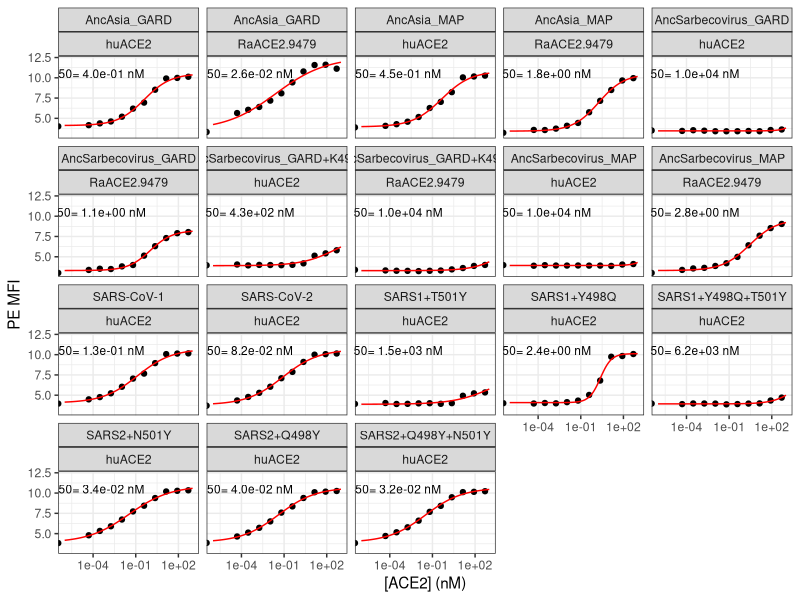
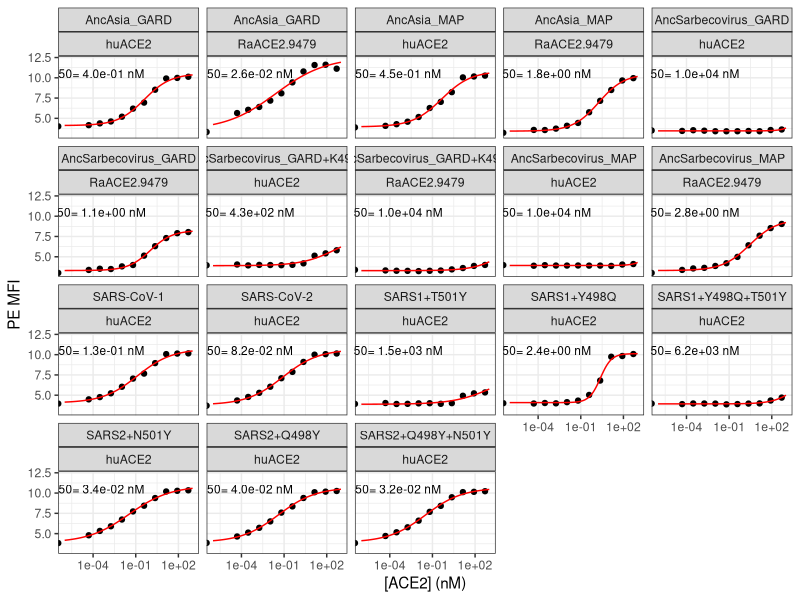

Write the R code that produced these figures, in order.
## ---- chunk 1
require("knitr")
knitr::opts_chunk$set(echo = T)
knitr::opts_chunk$set(dev.args = list(png = list(type = "cairo")))

#list of packages to install/load
packages = c("ggplot2", "data.table", "tidyverse", "dplyr", "broom", "gridExtra")
#install any packages not already installed
installed_packages <- packages %in% rownames(installed.packages())
if(any(installed_packages == F)){
  install.packages(packages[!installed_packages])
}
#load packages
invisible(lapply(packages, library, character.only=T))

#make results directory
if(!file.exists("results")){
 dir.create(file.path("results"))
}


## ---- chunk 2
# The palette with grey:
cbPalette <- c("#999999", "#E69F00", "#56B4E9", "#009E73", "#F0E442", 
               "#0072B2", "#D55E00", "#CC79A7")
# The palette with black
cbbPalette <- c("#000000", "#E69F00", "#56B4E9", "#009E73", "#F0E442", 
                "#0072B2", "#D55E00", "#CC79A7")
## ---- chunk 3
dt <- read.csv(file="data_input_isogenics1.csv", stringsAsFactors=F)
## ---- chunk 4
dt$mean_PE <- log(dt$geomean_PE)
dt$conc_nM <- 10^9 * dt$conc_M

head(dt, n=5)
## ---- chunk 5
nls_broom <- dt %>%
  group_by(protein, genotype) %>%
  do(tidy(nls(mean_PE ~ (a/(1+(EC50/conc_nM)^n))+b,
              data=.,
              start=list(a=6,b=3.5,EC50=1,n=1),
              lower=list(a=4,b=2,EC50=1e-6,n=0.2),
              upper=list(a=9,b=5,EC50=1e4,n=5),
              algorithm="port"
              )
          )
  )

dt <- dt %>%
  merge(nls_broom %>%
          filter(term=="EC50") %>%
          select(estimate, std.error) %>%
          rename(EC50="estimate",
                 EC50_SE="std.error"), by=c("protein","genotype"), sort=F)

dt <- dt %>%
  merge(nls_broom %>%
          filter(term=="n") %>%
          select(estimate, std.error) %>%
          rename(hill="estimate",
                 hill_SE="std.error"), by=c("protein","genotype"), sort=F)

write.csv(nls_broom,"./results/nls_fits_isogenics1.csv", row.names = FALSE)

head(dt, n=5)
## ---- chunk 6
summary <- dt %>%
  select(protein, genotype, EC50, EC50_SE, hill, hill_SE) %>%
  unique()

summary
write.csv(summary,"./results/summary_isogenics1.csv", row.names = FALSE)
## ---- chunk 7
conc_nM = c(1:20 %o% 10^(-6:3)) # this should only generate ~200 estimates per titration (faster!)

nls_predictions <- dt %>%
  select(protein, genotype) %>%
  merge(nls_broom %>%
          select(-statistic, -p.value, -std.error) %>%
          spread(term, estimate),
        by=c("protein","genotype"),sort=F) %>%
  unique() %>%
  merge(dt %>% select(protein, genotype, EC50_SE) %>% unique(), by=c("protein","genotype"),sort=F) %>%
  merge(as.data.frame(conc_nM), all=TRUE,sort=F) %>%
  mutate(mean_PE = (a/(1+(EC50/conc_nM)^n))+b)

head(nls_predictions, n=5)
## ---- chunk 8
annotations <- dt %>%
  select(protein, genotype, EC50) %>%
  unique() %>%
  remove_rownames()

ggplot(dt, aes(conc_nM, mean_PE)) +
  geom_point() +
  geom_line(data = nls_predictions,
            aes(conc_nM, mean_PE),
            color="red") + 
  scale_x_log10(lim=c(1e-6,1e3)) +
  xlab("[ACE2] (nM)") +
  ylab("PE MFI") +
  facet_wrap(~ genotype+protein) +
  geom_text(
    data    = annotations,
    mapping = aes(x = 1e-4,
                  y = 10.5,
                  label = c(paste(
                    "EC50=", format(EC50, digits=2),
                    "nM"))),
    size=3) +
  theme_bw()

ggsave(
  "./results/isogenics1.pdf",
  scale = 1,
  width = NA,
  height = NA,
  useDingbats=F
)
## ---- chunk 9

p1 <- ggplot(dt %>% filter(genotype %in% c("SARS-CoV-2","SARS2+Q498Y","SARS2+N501Y","SARS2+Q498Y+N501Y")), aes(conc_nM, mean_PE)) +
  geom_point(aes(color=genotype)) +
  geom_line(data = nls_predictions %>% filter(genotype %in% c("SARS-CoV-2","SARS2+Q498Y","SARS2+N501Y","SARS2+Q498Y+N501Y")),
            aes(conc_nM, mean_PE, color=genotype),
            ) +  
  ggtitle("SARS2 dbl mut cycle") +
  scale_x_log10(lim=c(1e-6,1e3)) +
  scale_y_continuous(lim=c(2.75,12)) +
  xlab("[human ACE2] (nM)") +
  ylab("PE MFI") +
  scale_color_manual(values=cbPalette) +
  theme_bw()

p2 <- ggplot(dt %>% filter(genotype %in% c("SARS-CoV-1","SARS1+Y498Q","SARS1+T501Y","SARS1+Y498Q+T501Y")), aes(conc_nM, mean_PE)) +
  geom_point(aes(color=genotype)) +
  geom_line(data = nls_predictions %>% filter(genotype %in% c("SARS-CoV-1","SARS1+Y498Q","SARS1+T501Y","SARS1+Y498Q+T501Y")),
            aes(conc_nM, mean_PE, color=genotype),
            ) +  
  ggtitle("SARS1 dbl mut cycle") +
  scale_x_log10(lim=c(1e-6,1e3)) +
  scale_y_continuous(lim=c(2.75,12)) +
  xlab("[human ACE2] (nM)") +
  ylab("PE MFI") +
  scale_color_manual(values=cbPalette[5:8]) +
  theme_bw()

g <- arrangeGrob(p1, p2, ncol=2, widths=c(4.5,4.5), heights=c(2.5))

ggsave(
  "./results/isogenics1_multi1.pdf",
  g,
  scale = 1,
  width = 9,
  height = 2.5,
  useDingbats=F
)

## ---- chunk 10

p1 <- ggplot(dt %>% filter(genotype %in% c("AncSarbecovirus_GARD","AncSarbecovirus_MAP","AncSarbecovirus_GARD+K493Y") & protein=="huACE2"), aes(conc_nM, mean_PE)) +
  geom_point(aes(color=genotype)) +
  geom_line(data = nls_predictions %>% filter(genotype %in% c("AncSarbecovirus_GARD","AncSarbecovirus_MAP","AncSarbecovirus_GARD+K493Y") & protein=="huACE2"),
            aes(conc_nM, mean_PE, color=genotype),
            ) +   
  ggtitle("AncSarb constructs, human ACE2") +
  scale_x_log10(lim=c(1e-6,1e3)) +
  scale_y_continuous(lim=c(2.75,12)) +
  xlab("[human ACE2] (nM)") +
  ylab("PE MFI") +
  scale_color_manual(values=cbPalette) +
  theme_bw()

p2 <- ggplot(dt %>% filter(genotype %in% c("AncSarbecovirus_GARD","AncSarbecovirus_MAP","AncSarbecovirus_GARD+K493Y") & protein=="RaACE2.9479"), aes(conc_nM, mean_PE)) +
  geom_point(aes(color=genotype)) +
  geom_line(data = nls_predictions %>% filter(genotype %in% c("AncSarbecovirus_GARD","AncSarbecovirus_MAP","AncSarbecovirus_GARD+K493Y") & protein=="RaACE2.9479"),
            aes(conc_nM, mean_PE, color=genotype),
            ) +   
  ggtitle("AncSarb constructs, R. affinis 9479 ACE2") +
  scale_x_log10(lim=c(1e-6,1e3)) +
  scale_y_continuous(lim=c(2.75,12)) +
  xlab("[R. affinis 9479 ACE2] (nM)") +
  ylab("PE MFI") +
  scale_color_manual(values=cbPalette) +
  theme_bw()

g <- arrangeGrob(p1, p2, ncol=2, widths=c(4.75,4.75), heights=c(2.5))

ggsave(
  "./results/isogenics1_multi2.pdf",
  g,
  scale = 1,
  width = 9.5,
  height = 2.5,
  useDingbats=F
)

## ---- chunk 11

p1 <- ggplot(dt %>% filter(genotype %in% c("AncAsia_GARD","AncAsia_MAP") & protein=="huACE2"), aes(conc_nM, mean_PE)) +
  geom_point(aes(color=genotype)) +
  geom_line(data = nls_predictions %>% filter(genotype %in% c("AncAsia_GARD","AncAsia_MAP") & protein=="huACE2"),
            aes(conc_nM, mean_PE, color=genotype),
            ) +   
  ggtitle("AncAsia constructs, human ACE2") +
  scale_x_log10(lim=c(1e-6,1e3)) +
  scale_y_continuous(lim=c(2.75,12)) +
  xlab("[human ACE2] (nM)") +
  ylab("PE MFI") +
  scale_color_manual(values=cbPalette[6:7]) +
  theme_bw()

p2 <- ggplot(dt %>% filter(genotype %in% c("AncAsia_GARD","AncAsia_MAP") & protein=="RaACE2.9479"), aes(conc_nM, mean_PE)) +
  geom_point(aes(color=genotype)) +
  geom_line(data = nls_predictions %>% filter(genotype %in% c("AncAsia_GARD","AncAsia_MAP") & protein=="RaACE2.9479"),
            aes(conc_nM, mean_PE, color=genotype),
            ) +   
  ggtitle("AncAsia constructs, R. affinis 9479 ACE2") +
  scale_x_log10(lim=c(1e-6,1e3)) +
  scale_y_continuous(lim=c(2.75,12)) +
  xlab("[R. affinis 9479 ACE2] (nM)") +
  ylab("PE MFI") +
  scale_color_manual(values=cbPalette[6:7]) +
  theme_bw()

g <- arrangeGrob(p1, p2, ncol=2, widths=c(4,4), heights=c(2.5))

ggsave(
  "./results/isogenics1_multi3.pdf",
  g,
  scale = 1,
  width = 8,
  height = 2.5,
  useDingbats=F
)

